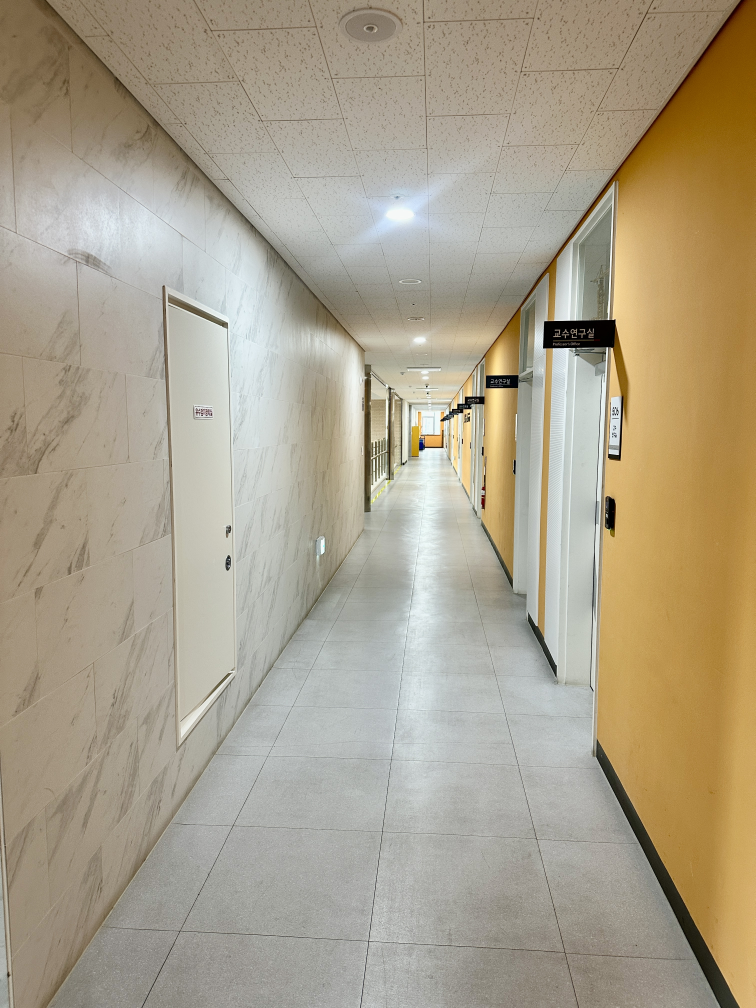
#> input picture query/test.jpg, 3024 x 4032 px (shown at 1/4 size); its folder holds only this picture in this run
$ python -i features.py   (imports and definitions only)   (older library calls are emulated)
#> lines starting #> are read from the running program, lines starting #| are printed output that depends on the picture
#> further down, picture is the input picture: shape (4032, 3024, 3); mean B, G, R 138.9, 160.1, 170.3
"""Image features, matching, geometric verification, and coverage metrics."""

from __future__ import annotations

from dataclasses import dataclass, field
from pathlib import Path
from typing import Iterable, List, Optional, Sequence, Tuple

import cv2
import numpy as np

from io_colmap import ReferenceFeatures, rootsift


@dataclass
class ImageFeatures:
    keypoints_xy: np.ndarray
    descriptors: np.ndarray
    image_shape: Tuple[int, int]
    scale_to_original: float = 1.0


@dataclass
class QueryRegionFeatures:
    region_id: int
    row: int
    col: int
    bbox_xyxy: Tuple[int, int, int, int]
    image_shape: Tuple[int, int]
    keypoints_xy: np.ndarray
    descriptors: np.ndarray

    @property
    def feature_count(self) -> int:
        return int(len(self.descriptors))


@dataclass
class MatchResult:
    raw_matches: int
    good_matches: List[cv2.DMatch]
    verified_matches: List[cv2.DMatch]
    fundamental_matrix: Optional[np.ndarray]
    homography: Optional[np.ndarray]
    geometry_method: str
    inlier_ratio: float
    invalid_geometry: bool


@dataclass
class CoverageMetrics:
    occupied_cells: int
    min_cell_inliers: int
    max_cell_inliers: int
    balance: float
    dispersion: float
    coverage_ratio: float
    cell_counts: List[int]


# [133 lines left out: functions load_image_gray, photometric_normalize_gray, load_image_bgr, photometric_normalize_bgr, _extract_sift_from_gray, extract_sift_features and 1 more, not called in this run]


def cv_keypoints_from_xy(xy: np.ndarray) -> List[cv2.KeyPoint]:
    return [cv2.KeyPoint(float(x), float(y), 4.0) for x, y in xy]


# [175 lines left out: functions region_bbox_from_id, match_descriptors, verify_matches_fundamental, match_and_verify, compute_spatial_coverage, not called in this run]


def global_descriptor_from_bgr(bgr: np.ndarray, photometric_normalization: bool = False) -> np.ndarray:
    """Simple deterministic descriptor for large reference sets."""
#> called with photometric_normalization = False
    if bgr is None or bgr.size == 0:
        return np.zeros((1,), dtype=np.float32)

    if photometric_normalization:
        bgr = photometric_normalize_bgr(bgr)

    gray = cv2.cvtColor(bgr, cv2.COLOR_BGR2GRAY)
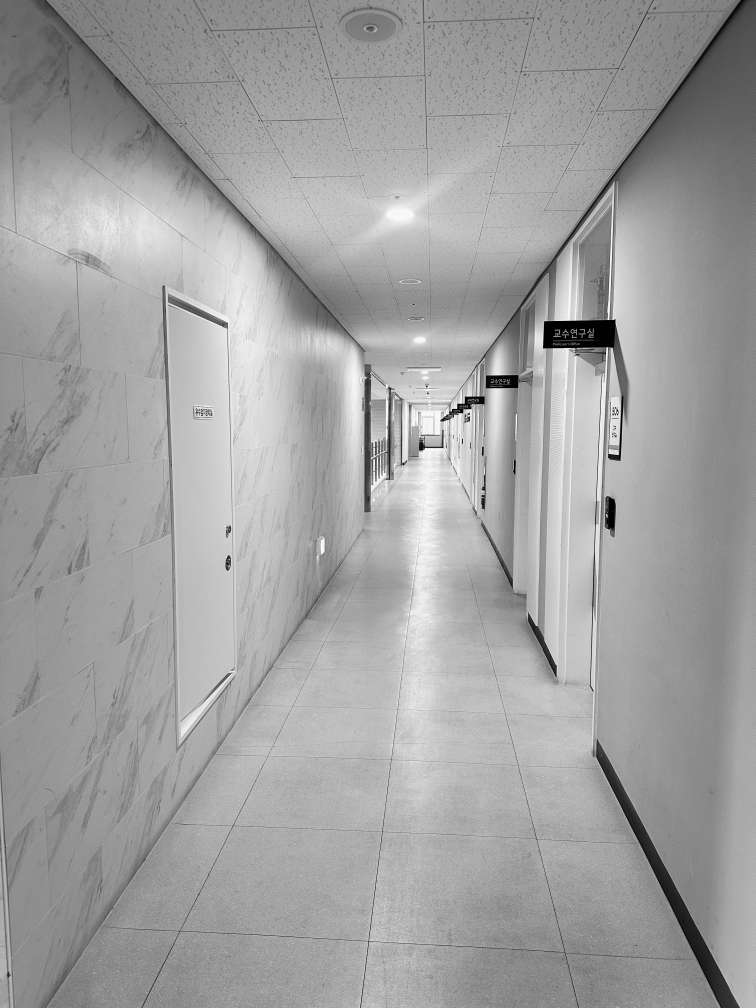
#> gray: shape (4032, 3024) (shown at 1/4 size); min 0, max 253, mean 160.7
    small = cv2.resize(gray, (64, 64), interpolation=cv2.INTER_AREA).astype(np.float32) / 255.0
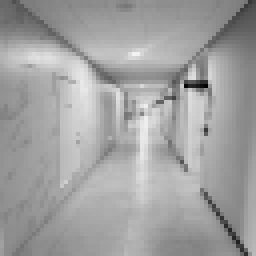
#> small: shape (64, 64) float32 (shown 4 times larger); min 0.00392, max 0.953, mean 0.63
    gx = cv2.Sobel(small, cv2.CV_32F, 1, 0, ksize=3)
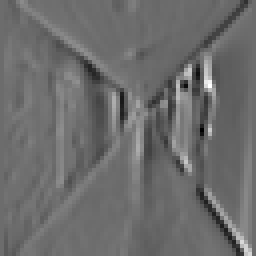
#> gx: shape (64, 64) float32 (shown 4 times larger); min -1.73, max 2.34, mean -0.00115; drawn with min black and max white
    gy = cv2.Sobel(small, cv2.CV_32F, 0, 1, ksize=3)
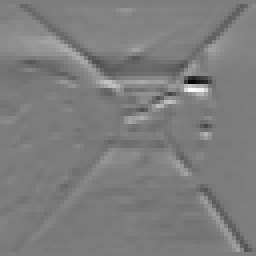
#> gy: shape (64, 64) float32 (shown 4 times larger); min -2.69, max 2.79, mean 0.00713; drawn with min black and max white
    mag, angle = cv2.cartToPolar(gx, gy, angleInDegrees=True)
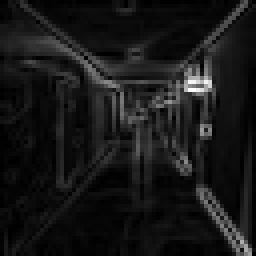
#> mag: shape (64, 64) float32 (shown 4 times larger); min 0, max 2.83, mean 0.264; drawn with min black and max white
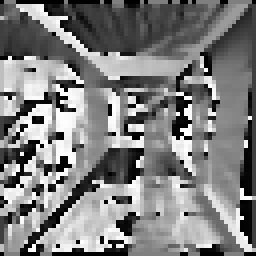
#> angle: shape (64, 64) float32 (shown 4 times larger); min 0, max 360, mean 179; drawn with min black and max white
    grad_hist = np.histogram(angle, bins=16, range=(0, 360), weights=mag)[0].astype(np.float32)
#> grad_hist = [101.9, 35.53, 38.74, 70.18, 100.1, 50.18, 75.32, 60.87, 113.4, 67.5, 34.52, 51.3, 62.72, 48.14, 79.59, 93.01]

    hsv_hist = np.zeros((0,), dtype=np.float32)
    if not photometric_normalization:
        hsv = cv2.cvtColor(bgr, cv2.COLOR_BGR2HSV)
#> hsv: shape (4032, 3024, 3); mean H, S, V 32.4, 52.5, 171.7
        hsv_hist = cv2.calcHist([hsv], [0, 1, 2], None, [12, 4, 4], [0, 180, 0, 256, 0, 256]).flatten()
#> hsv_hist = 192 values, max 4344285 at index 18, min 0 at index 14, mean 63504
        hsv_hist = hsv_hist.astype(np.float32)

    grid_stats = []
    for row in range(4):
        for col in range(4):
            patch = small[row * 16 : (row + 1) * 16, col * 16 : (col + 1) * 16]
            grid_stats.extend([float(patch.mean()), float(patch.std())])
#> after the loop, grid_stats = 32 values, max 0.724 at index 20, min 0.0341 at index 25, mean 0.358

    vec = np.concatenate([small.flatten(), grad_hist, hsv_hist, np.array(grid_stats, dtype=np.float32)])
#> vec = 4336 values, max 4344285 at index 4130, min 0 at index 4126, mean 2812.8
    norm = float(np.linalg.norm(vec)) + 1e-12
#> norm = 4910978
    return (vec / norm).astype(np.float32)


# [5 lines left out: function global_descriptor_from_path, not called in this run]


# ---------------------------------------------------------------------------
# Line-based structural features (primary localization signal)
# ---------------------------------------------------------------------------

@dataclass
class LineFeatures:
    """Structural line features extracted via Canny + HoughLinesP."""
    lines: np.ndarray           # (N, 4): x1, y1, x2, y2 in original pixel coords
    orientation_hist: np.ndarray  # 16 bins [0°,90°], length-weighted, L1-normalized
    spatial_hist: np.ndarray      # 16 cells (4x4 grid), length-weighted, L1-normalized
    vertical_count: int           # lines with angle > 70°
    horizontal_count: int         # lines with angle < 20°
    diagonal_count: int           # lines with 20° ≤ angle ≤ 70°
    total_length: float
    image_shape: Tuple[int, int]  # (h, w) original
    zone_hists: np.ndarray = field(
        default_factory=lambda: np.zeros((3, 16), dtype=np.float32)
    )  # Per-zone orientation histograms within ROI. Shape (3, 16).
       # Zone 0 = ceiling (top 0–33% of ROI), Zone 1 = boundary (33–67%), Zone 2 = upper wall (67–100%)
    vertical_density: np.ndarray = field(
        default_factory=lambda: np.zeros(8, dtype=np.float32)
    )  # 8-bin horizontal distribution of near-vertical lines (angle > 65°) = pillar positions
    parallel_profile: np.ndarray = field(
        default_factory=lambda: np.zeros(4, dtype=np.float32)
    )  # concentration of dominant orientation families, independent of line count
    perspective_density: np.ndarray = field(
        default_factory=lambda: np.zeros(8, dtype=np.float32)
    )  # where corridor-direction lines reach the ROI base
    roi_bottom_y: int = 0
    zone_bounds_y: np.ndarray = field(
        default_factory=lambda: np.zeros(4, dtype=np.int32)
    )


# [190 lines left out: functions extract_line_features, _cos, compute_line_similarity_breakdown, not called in this run]


def compute_line_similarity(query: LineFeatures, ref: LineFeatures) -> float:
    return float(compute_line_similarity_breakdown(query, ref)["line_similarity"])


# [143 lines left out: functions compute_structural_similarity, draw_line_features, draw_verified_matches, _select_display_matches, not called in this run]

>>> import cv2
>>> picture = cv2.imread('query/test.jpg')
>>> result = global_descriptor_from_bgr(picture)
#> result = 4336 values, max 0.885 at index 4130, min 0 at index 4126, mean 0.000573
